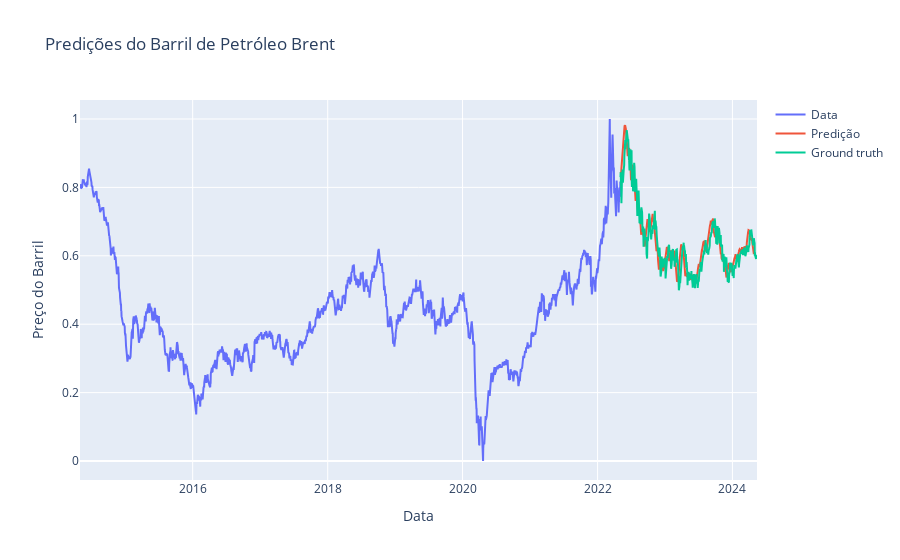

The code cell stored with this chart in its notebook:
### Code cell
trace1 = go.Scatter(x= date_train,
                    y= price_train,
                    mode = 'lines',
                    name = 'Data')

trace2 = go.Scatter(x= date_test,
                    y= prediction,
                    mode = 'lines',
                    name = 'Predição')

trace3 = go.Scatter(x= date_test,
                    y= price_test,
                    mode = 'lines',
                    name = 'Ground truth')

layout = go.Layout(title = 'Predições do Barril de Petróleo Brent',
                   xaxis = {'title': 'Data'},
                   yaxis = {'title': 'Preço do Barril'})

fig = go.Figure(data=[trace1, trace2, trace3], layout=layout)
fig.show()

### Figure 1 — Plotly figure (JSON) as saved in the notebook; plotly's stock layout.template omitted (floating-point values rounded to 4 significant figures; data arrays with more than 128 entries replaced by an {"elided": "..."} marker saying what was removed)
{"data": [{"mode": "lines", "name": "Data", "type": "scatter", "x": {"elided": "2039 str values"}, "y": {"elided": "2039 float values"}}, {"mode": "lines", "name": "Predição", "type": "scatter", "x": {"elided": "510 str values"}, "y": {"elided": "500 float values"}}, {"mode": "lines", "name": "Ground truth", "type": "scatter", "x": {"elided": "510 str values"}, "y": {"elided": "510 float values"}}], "layout": {"title": {"text": "Predições do Barril de Petróleo Brent"}, "xaxis": {"title": {"text": "Data"}}, "yaxis": {"title": {"text": "Preço do Barril"}}}}
